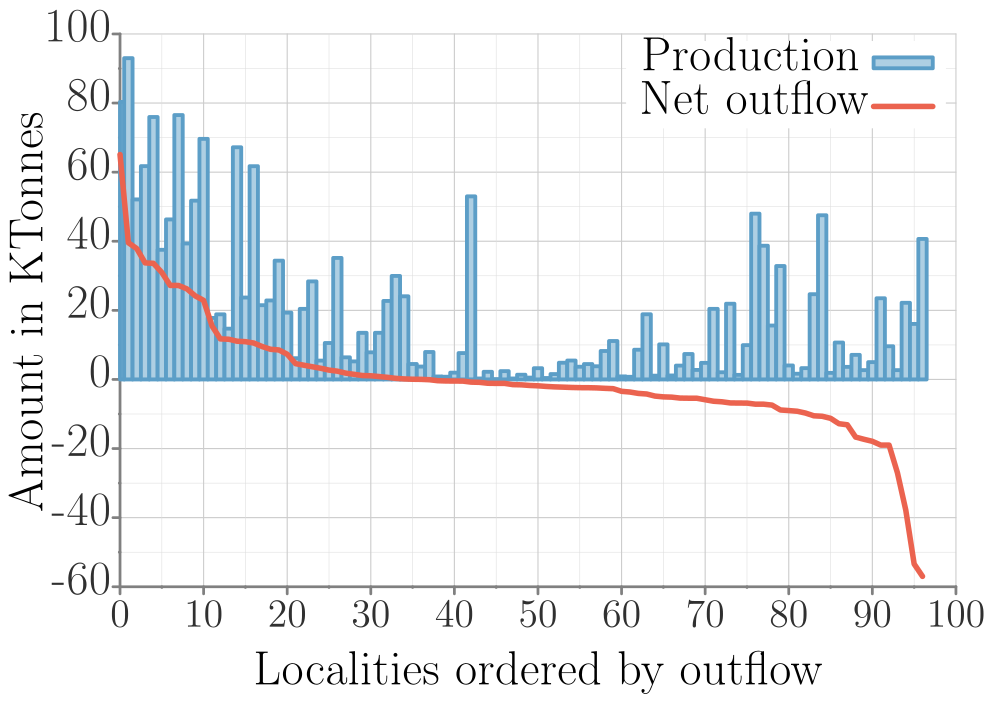

The script that saved this image:
##### terminal
set term tikz standalone size 12.5cm,8.75cm font ",14" gparrows scale 2,2 textscale 2
set datafile separator ','

##### output
set output 'prod_netout_flows_precip1_b1_k300.tex'

##### bg: bg color, axes, grid, tics
##### http://www.colourlovers.com/palette/268142/Danger_Mouse
Danger='#F84934'; # red
Shoes='#4D5E5F'; # grey
##### Rand Olson
roBlue='#1F77B4';
roRed='#D62728';
# border
set style line 21 lt 1 lc rgb '#808080' 
set border 3 back ls 21 lw 5
# grid
set style line 22 lt 2 lc rgb '#CCCCCC' lw 2
set style line 23 lt 2 lc rgb '#DDDDDD' lw 1
set grid xtics mxtics ytics mytics back ls 22, ls 23
# tics
set tics textcolor rgb '#303030'
set tics nomirror out scale 1,.1
set mxtics 2
set mytics 2

##### load default linestyles
set style increment user
# taken care of in terminal
do for [i=1:15] { set style line i lt 1 lw 7 }

##### line colors
# mathematica default
DarkBlue= '#5e82b5'
Orange=   '#e09c24'
Green=    '#8fb030'
Red=      '#eb634f'
Purple=   '#8778b3'
Brown=    '#c46e1a'
LightBlue='#5c9ec7'
Yellow=   '#FDBF6F'
MATHEMATICA="#5e82b5 #e09c24 #8fb030 #eb634f #8778b3 #c46e1a #5c9ec7 #FDBF6F"
do for[i=1:8] {set style line i lc rgb word(MATHEMATICA,i)}
####

##### data style
set style data lines

# NOTE: offsets should be a function of font sizes
##### key
set key t l Left spacing 2 width 5 opaque font ",18"

##### tics (note that tics are also set in theme)
set xtics font ",18" offset 0,.2
set ytics font ",18" offset 1.5,0

##### plot
set title font ",18" "" offset -3,.3
set xlabel "Localities ordered by outflow" offset 0,0 font ",18"
set ylabel "Amount in KTonnes" offset -2,0 font ",18"


set notitle;        set key t r width 7;        set ytics offset 2,0;        set xtics offset 0,-.5;        set xlabel offset 0,.4;        set ylabel offset -.2,0;        set format y "%.s";        set xtics font ",15";

plot "props_flows_precip1_b1_k300.csv" u 3 w boxes fs solid .5 ls 7 t "Production","props_flows_precip1_b1_k300.csv" u 2 ls 4 lw 10 t "Net outflow";
